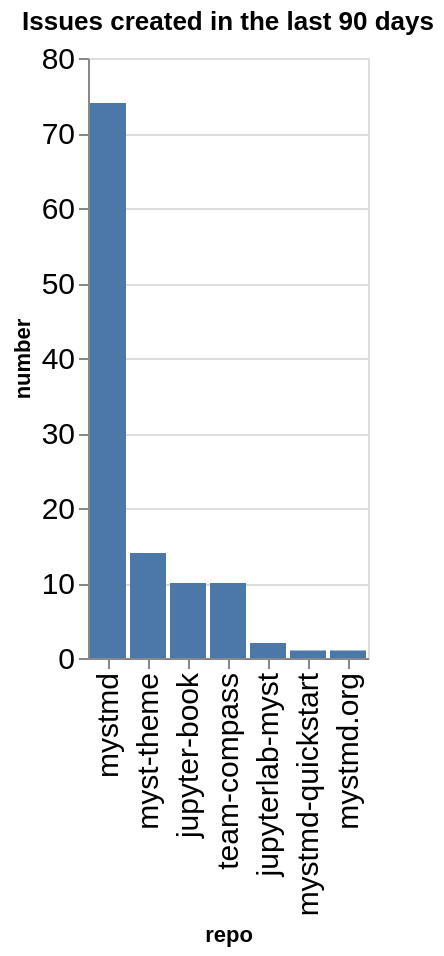

This figure's notebook cell:
### Code cell
created_counts = created.groupby(['org', 'repo']).count()['number'].reset_index()
created_counts['org/repo'] = created_counts.apply(lambda a: a['org'] + '/' + a['repo'], axis=1)
sorted_vals = created_counts.sort_values(['org', 'number'], ascending=False)['repo'].values
alt.Chart(data=created_counts, title=f"Issues created in the last {n_days} days").mark_bar().encode(
    x=alt.X('repo', sort=alt.Sort(sorted_vals.tolist())),
    y='number',
)

### Figure 1 — Vega-Lite specification as saved in the notebook (floating-point values rounded to 4 significant figures)
{"config": {"axisLeft": {"labelFontSize": 15}, "axisBottom": {"labelFontSize": 15}}, "data": {"name": "data-0413dc87badb07afafd3f294e551fe81"}, "mark": {"type": "bar"}, "encoding": {"x": {"field": "repo", "sort": ["mystmd", "myst-theme", "jupyter-book", "team-compass", "jupyterlab-myst", "mystmd-quickstart", "mystmd.org"], "type": "nominal"}, "y": {"field": "number", "type": "quantitative"}}, "title": "Issues created in the last 90 days", "$schema": "https://vega.github.io/schema/vega-lite/v5.20.1.json", "datasets": {"data-0413dc87badb07afafd3f294e551fe81": [{"org": "jupyter-book", "repo": "jupyter-book", "number": 10, "org/repo": "jupyter-book/jupyter-book"}, {"org": "jupyter-book", "repo": "jupyterlab-myst", "number": 2, "org/repo": "jupyter-book/jupyterlab-myst"}, {"org": "jupyter-book", "repo": "myst-theme", "number": 14, "org/repo": "jupyter-book/myst-theme"}, {"org": "jupyter-book", "repo": "mystmd", "number": 74, "org/repo": "jupyter-book/mystmd"}, {"org": "jupyter-book", "repo": "mystmd-quickstart", "number": 1, "org/repo": "jupyter-book/mystmd-quickstart"}, {"org": "jupyter-book", "repo": "mystmd.org", "number": 1, "org/repo": "jupyter-book/mystmd.org"}, {"org": "jupyter-book", "repo": "team-compass", "number": 10, "org/repo": "jupyter-book/team-compass"}]}}
